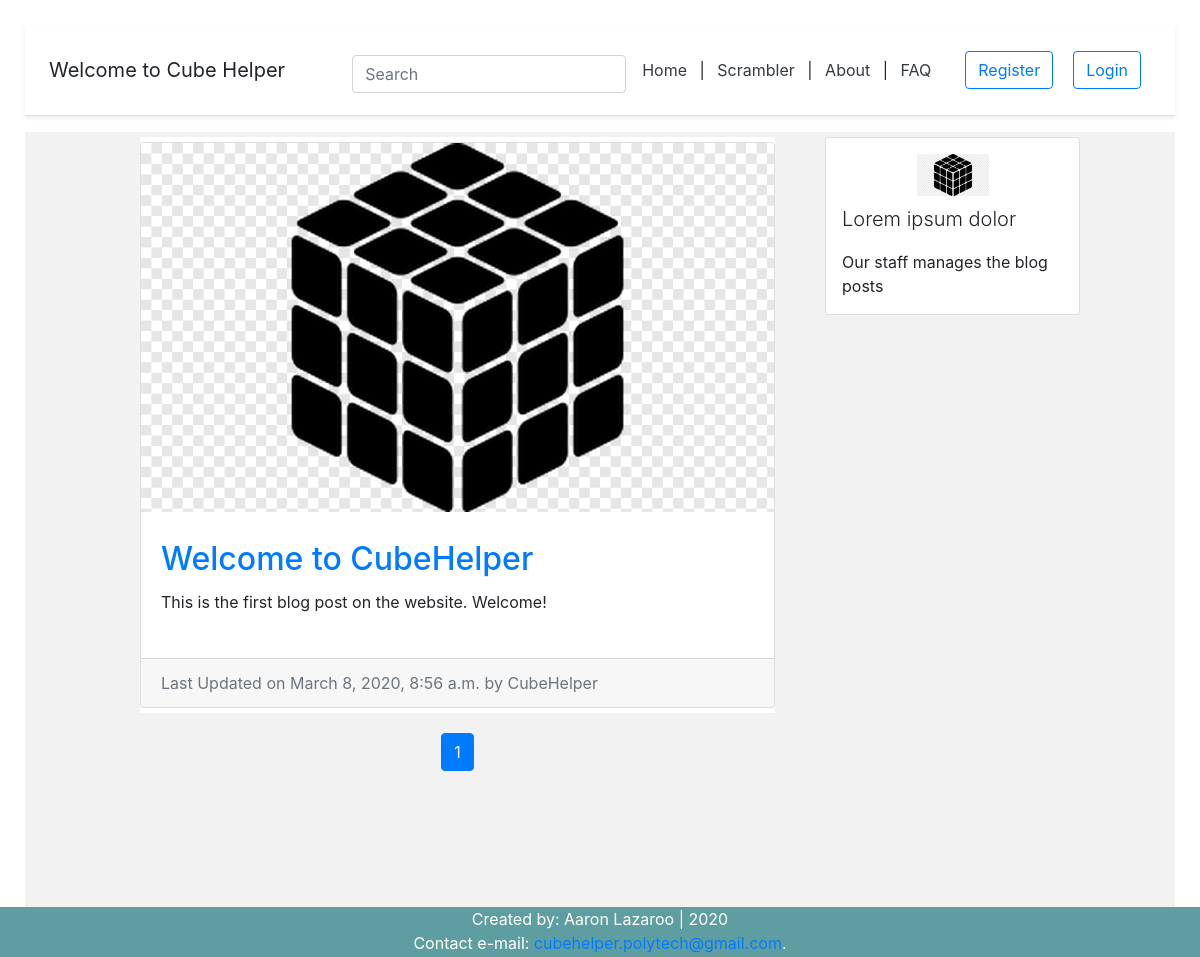
The app's page /, older data.
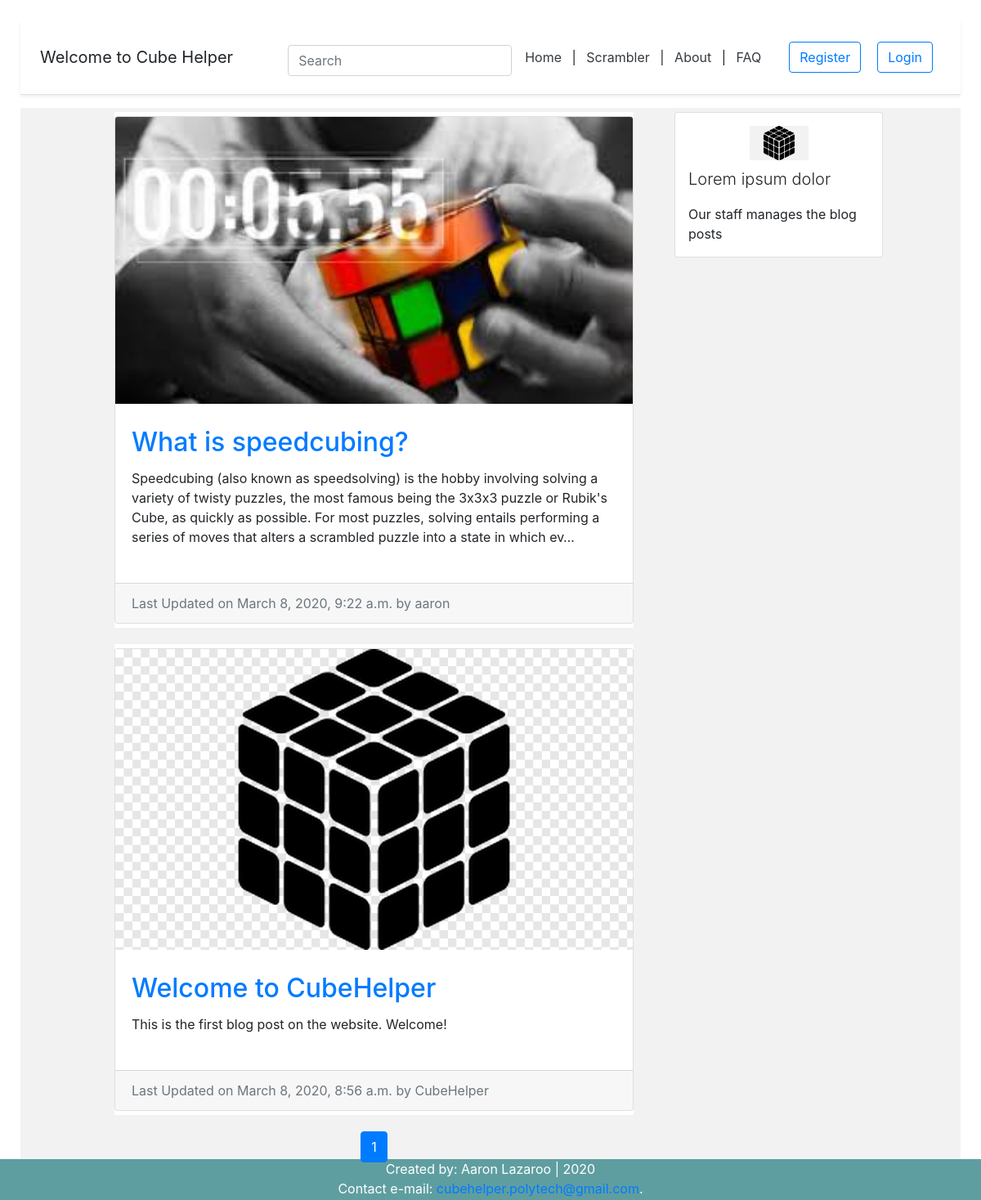
The same page, newer data.
### blog/models.py (models this page shows, shortened)
class BlogPost(models.Model):
	title = models.CharField(max_length=50, null=False, blank=False)
	body = models.TextField(max_length=5000, null=False, blank=False)
	image = models.ImageField(upload_to=upload_location, null=False, blank=False) # needs pillow to be installed (pip install pillow)
	date_published = models.DateTimeField(auto_now_add=True, verbose_name="date published")
	date_updated = models.DateTimeField(auto_now=True, verbose_name="date updated")
	author = models.ForeignKey(settings.AUTH_USER_MODEL, on_delete=models.CASCADE) # delete objects associated with post, except the author
	slug = models.SlugField(blank=True, unique=True) # url

### account/models.py (models this page shows, shortened)
class Account(AbstractBaseUser):
	email = models.EmailField(verbose_name='email', max_length=60, unique=True)
	username = models.CharField(max_length=30, unique=True)
	date_joined = models.DateTimeField(verbose_name='date_joined',auto_now_add=True)
	last_login = models.DateTimeField(verbose_name='last_login',auto_now=True)
	is_admin = models.BooleanField(default=False)
	is_active = models.BooleanField(default=True)
	is_staff = models.BooleanField(default=False)
	is_superuser = models.BooleanField(default=False)
	USERNAME_FIELD = 'email' #login credential
	REQUIRED_FIELDS = ['username']
	objects = MyAccountManager() #reference to account manager

### myapp/views.py (the view)
# urls.py: path('', views.homepage, name='homepage'), # homepage
def homepage(request):
	context = {}
	query = ""
	if request.GET:
		query = request.GET.get('q','') # get value of query, default is empty
		context['query'] = str(query)
	blog_posts = sorted(get_blog_queryset(query), key=attrgetter('date_updated'),reverse=True)
	context['blog_posts'] = blog_posts
	page = request.GET.get('page',1) #default number is 1
	blog_posts_pagenum = Paginator(blog_posts, BLOG_POSTS_PER_PAGE)
	try:
		blog_posts = blog_posts_pagenum.page(page)
	except PageNotAnInteger:
		blog_posts = blog_posts_pagenum.page(BLOG_POSTS_PER_PAGE)
	except EmptyPage:
		blog_posts = blog_posts_pagenum.page(blog_posts_pagenum.num_pages)
	context['blog_posts'] = blog_posts
	return render(request,'homepage.html',context)

### blog/views.py (called while the page is built)
def get_blog_queryset(query=None):
	queryset = []
	queries = query.split(" ") # split string of characters into individual words
	for q in queries:
		posts = BlogPost.objects.filter(
				Q(title__icontains=q) | # Q lookup, icontains removes capitalization
				Q(body__icontains=q)
			).distinct()
		for post in posts:
			queryset.append(post)
	return list(set(queryset)) # set - unique elements, list to send as return value to template

### myapp/templates/homepage.html (shortened to what this page needs)
{% extends 'index.html' %}
{% load static %}
{% block content %}
<div class="container">
	<div class="row">
		<div class="left-column col-lg-7 offset-lg-1">
			{% if blog_posts %}
				{% for post in blog_posts %}
					<div class="blog-post-container">
						{% include 'blog/snippets/blog_post_snippet.html' with blog_post=post %}
					</div>
				{% endfor %}
			{% else %}
				<div class="blog-post-container">
						{% include 'blog/snippets/blog_post_snippet.html' with query=query %}
					</div>
			{% endif %}
			{% include 'blog/snippets/blog_post_pagenum.html' with blog_posts=blog_posts %}
		</div>
		<div class="right-column col-lg-3 d-lg-flex d-none flex-column">
			<div class="card create-post-bar d-flex flex-column p-3">
				<img class="img-fluid d-block m-auto pb-2" src="{% static 'cube_logo.png' %}" width="72" height="72">
				<p class="lead">Lorem ipsum dolor</p>
				{% if user.is_admin %}
					<p class="m-auto"><a class="btn btn-primary" href="{% url 'blog:create' %}">Create new post</a></p>
				{% else %}
					<p class="m-auto">Our staff manages the blog posts</p>
				{% endif %}
			</div>
		</div>
	</div>
{% endblock content %}

### myapp/templates/index.html (shortened to what this page needs)
<!DOCTYPE html>
{% load static %}
<html>
<head>
	<link rel="stylesheet" href="{% static 'styles.css' %}">
	{% include 'snippets/header.html' %}
</head>
<body>
	<div class="main">
		{% block content %}
		{% endblock content %}
	</div>
	{% include 'snippets/footer.html' %}
</body>
</html>

### myapp/templates/snippets/header.html (shortened to what this page needs)
<link rel="stylesheet" href="https://stackpath.bootstrapcdn.com/bootstrap/4.4.1/css/bootstrap.min.css">
<div class="d-flex flex-column flex-md-row align-items-center p-3 px-md-4 mb-3 bg-white border-bottom shadow-sm">
{% if request.user.is_authenticated %}
  <h5 class="my-0 mr-md-auto font-weight-normal">Hello, {{request.user.username}}</h5>
 {% else %}
 <h5 class="my-0 mr-md-auto font-weight-normal">Welcome to Cube Helper</h5>
 {% endif %}
<div class="search_bar mt-sm-2 mr-2">
	<form method="get">
		<input type="text" class="form-control" name="q" id="id_q" placeholder="Search">
	</form>
</div>
  <nav class="my-2 my-md-0 mr-md-3">
	<a class="p-2 text-dark" href="{% url 'homepage' %}">Home</a> |
	<a class="p-2 text-dark" href="{% url 'scramble' %}">Scrambler</a> |
	<a class="p-2 text-dark" href="{% url 'about' %}">About</a> |
	<a class="p-2 text-dark" href="{% url 'faq' %}">FAQ</a>
	</nav>
	{% if request.user.is_authenticated %}
	<a class="btn btn-outline-primary" href="{% url 'account' %}">Edit profile</a>
	<a class="btn btn-outline-primary" href="{% url 'logout' %}">Logout</a>
	{% else %}
	<a class="btn btn-outline-primary" href="{% url 'register' %}">Register</a>
	<a class="btn btn-outline-primary" href="{% url 'login' %}">Login</a>
	{% endif %}
</div>

### blog/templates/blog/snippets/blog_post_snippet.html (shortened to what this page needs)
{% if blog_post %}
<div class="container">
	<div class="row">
		<div class="card m-auto">
			<a href="{% url 'blog:detail' post.slug %}">
				<img class="card-img-top" src="{{blog_post.image.url}}">
			</a>
			<div class="card-body mt-2 mb-2">
				<a href="{% url 'blog:detail' post.slug %}">
					<h2 class="card-title">{{blog_post.title}}</h2>
				</a>
				<p class="card-text">{{blog_post.body|truncatechars:300}}</p>
			</div>
			<div class="card-footer text-muted">
			  Last Updated on {{blog_post.date_updated}} by {{blog_post.author.username}}
			</div>
		</div>
	</div>
</div>
{% endif %}

### blog/templates/blog/snippets/blog_post_pagenum.html (shortened to what this page needs)
<div class="d-flex flex-column m-auto pagination mt-5">
<nav aria-label="Page navigation">
<ul class="pagination pg-grey justify-content-center">
	{% for i in blog_posts.paginator.page_range %}
		{% if blog_posts.number == i %}
			<li class="page-item active"><a class="page-link">{{ i }}</a></li>
		{% else %}
			<li class="page-item" ><a class="page-link" href="?{% if query %}q={{query}}&{% endif %}page={{ i }}">{{ i }}</a></li>
		{% endif %}
	{% endfor %}
</ul>
</nav>
</div>

### myapp/templates/snippets/footer.html (shortened to what this page needs)
<div class="footer">
	<p class="m-auto">Created by: Aaron Lazaroo | 2020 </p>
	<p class="m-auto"> Contact e-mail: <a href="mailto:cubehelper.polytech@gmail.com">
	cubehelper.polytech@gmail.com</a>.</p>
</div>

### myapp/static/styles.css (style rules this page uses)
html { position: relative; min-height: 100%; }
body { margin: 0 0 100px; padding: 25px; }
.footer { position: absolute; left: 0; bottom: 0; width: 100%; height: 50px; background-color: CadetBlue; color: white; text-align: center; }
.footer p { display: block; margin-block-start: 0em; margin-block-end: 0em; margin-inline-start: 0px; margin-inline-end: 0px; }
.btn { margin: 1px; }
.main { min-height: 100vh; height:100%; background-color: #f2f2f2; }
@media (min-width: 768px) { html { font-size: 16px; } }
.container { max-width: 960px; }
@media (min-width: 768px) { .right-column { margin-left: 20px; } }
.blog-post-container { background-color: #fff; margin-bottom: 20px; width: 100%; }
.create-post-bar { background-color: #fff; margin-bottom:20px; }
.left-column { padding:0px; }
.right-column { padding:0px; }
.card { max-width: 700px; width: 100%; }
.card-body { padding:20px; }
.container { padding: 5px; }
.btn { display: block; margin: 10px; }

Row changes from the older to the newer data that the page shows:
added BlogPost: image (picture), title "What is speedcubing?", body "Speedcubing (also known as speedsolving) is the hobby involving solving a variety of twisty puzzles, the most famous being the 3x3x3 puzzle or Rubik's Cube, as quickly as possible. For most puzzles, solving entails performing a series of moves that alters a scrambled puzzle into a state in which ev…", date_updated "March 8, 2020, 9:22 a.m.", author.username "aaron"
